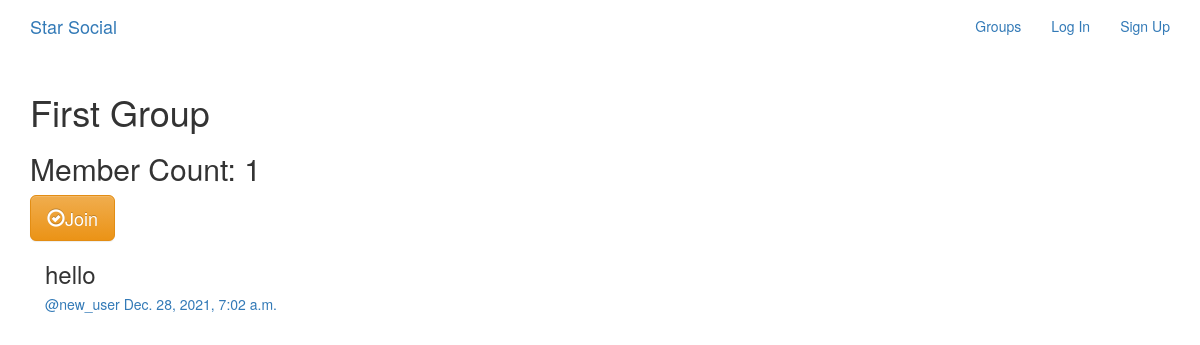
The app's page /groups/posts/in/first-group/ with its own data.
### groups/models.py (models this page shows, shortened)
class Group(models.Model):
    name = models.CharField(max_length=255,unique=True)
    slug = models.SlugField(allow_unicode=True,unique=True)
    description = models.TextField(blank=True, default='')
    description_html = models.TextField(editable=False,default='',blank=True)
    members = models.ManyToManyField(User,through='GroupMember')
    class Meta:
        ordering = ['name']

### posts/models.py (models this page shows, shortened)
class Post(models.Model):
    user = models.ForeignKey(User,related_name='posts', null=True, on_delete=models.SET_NULL)
    created_at = models.DateTimeField(auto_now=True)
    message = models.TextField()
    message_html = models.TextField(editable=False)
    group = models.ForeignKey(Group, related_name='posts', null=True, blank=True, on_delete=models.SET_NULL)
    class Meta:
        ordering = ['-created_at']
        unique_together = ['user','message']

### groups/views.py (the view)
# urls.py: path('posts/in/<slug>/', views.SingleGroup.as_view(), name='single'),
class SingleGroup(DetailView):
    model = Group

### groups/templates/groups/group_detail.html
{% extends 'groups/group_base.html' %}
{% block pregroup %}
<h1>{{group.name}}</h1>
<h2>Member Count: {{group.members.count}}</h2>
<div class="content">
    {% if user in group.members.all %}
    <a href="{% url 'groups:leave' slug=group.slug %}" class="btn btn-lg btn-fill btn-warning">
        <span class="glyphicon glyphicon-remove-circle"></span>Leave
    </a>
    {% else %}
    <a href="{% url 'groups:join' slug=group.slug %}" class="btn btn-lg btn-fill btn-warning">
        <span class="glyphicon glyphicon-ok-circle"></span>Join
    </a>
    {% endif %}
</div>
{% endblock pregroup %}
{% block group_content %}
<div class="col-md-8">
    {% if group.posts.count == 0 %}
    <h2>No posts in this group yet!</h2>
    {% else %}
    {% for post in group.posts.all %}
    {% include 'posts/_post.html' %}
    {% endfor %}
    {% endif %}
</div>
{% endblock group_content %}

### posts/templates/posts/_post.html (shortened to what this page needs)
<div class="post media">
    <h3>{{ post.message|safe }}</h3>
    <div class="media-body">
        <h5 class="media-heading">
        <span class="username">
            <a href="{% url 'posts:for_user' username=post.user.username %}">
                @{{ post.user.username }}
            </a>
        </span>
            <time class="time">
                <a href="{% url 'posts:single' username=post.user.username pk=post.pk %}">
                    {{ post.created_at }}
                </a>
            </time>
        </h5>
    </div>
</div>

### records on screen
Group: name "First Group", members.count "1"
Post: message "hello", user.username "new_user", created_at "Dec. 28, 2021, 7:02 a.m."
